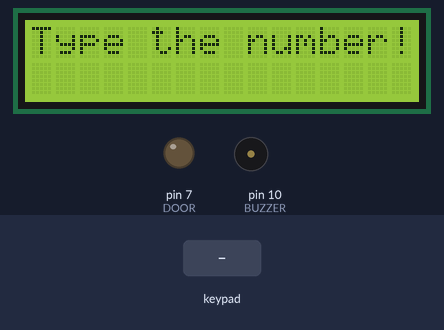
This sketch was run on a simulated Arduino Mega 2560, built with avr-gcc and run on an emulated ATmega2560. Shown: 16×2 character LCD, output pins drawn as LEDs (lit = HIGH), buzzer (waves = sounding). The test bench sets the inputs (shaded band).

Above: at 3.9 s.
4.0 s: keypad keys 0 0 0 0 * pressed 0.4 s apart
At 7.2 s:
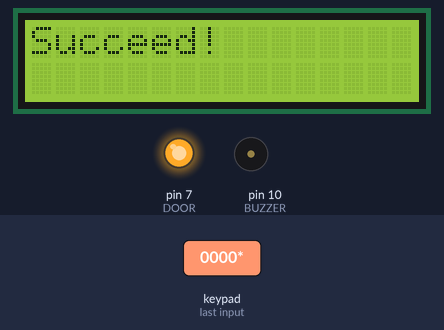
7.5 s: key '*' pressed
At 10.3 s:
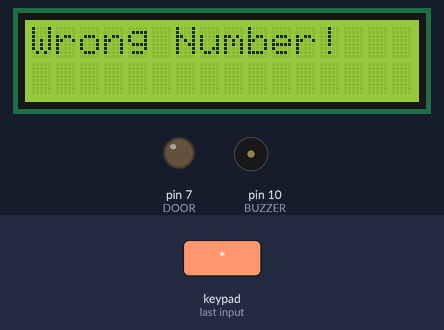
10.5 s: key 'R' pressed
At 11.9 s:
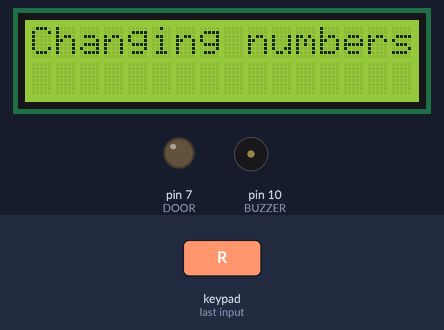
12.6 s: keypad keys 0 0 0 0 # pressed 0.4 s apart
At 15.4 s:
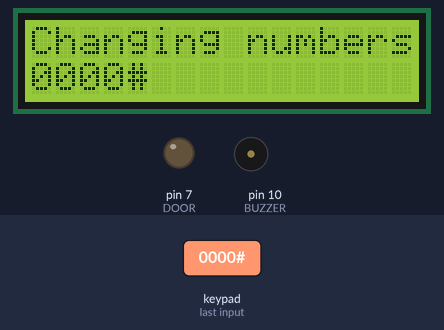
16.1 s: key 'C' pressed
At 16.9 s:
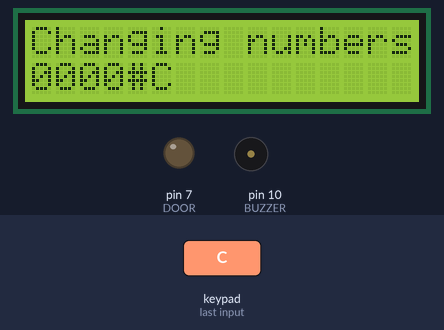
17.7 s: keypad keys 2 4 2 5 2 6 2 7 # pressed 0.4 s apart
At 21.7 s:
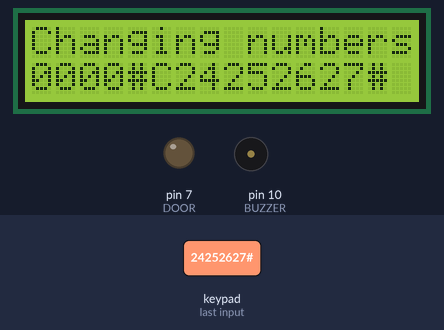
Timing chart, 0 to 23.2 s (numbered marks = the images above; inputs shaded):
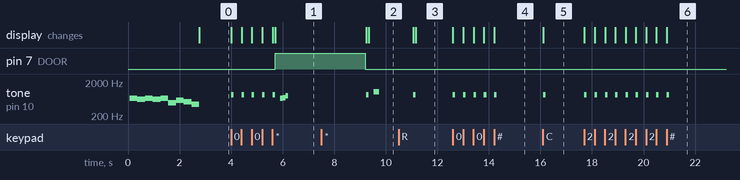

The sketch:

DoorLock.ino
```cpp
#include <Key.h>
#include <Keypad.h>
#include <LiquidCrystal.h>

#define ROWS 4
#define COLS 4
#define DOOR 7
#define BUZZER 10

int melody[] = {659,622,659,622,659,494,587,523,440}; //실행 시 엘리제를 위하여 멜로디
int op[] = {659,698,784}; // 올바른 비밀전호를 입력했을 떄의 음.

char number[4] = {'0','0','0','0'}; //초기 비밀번호를 전역변수로 설정.
char keys[ROWS][COLS] = {
  {'1','2','3','R'},
  {'4','5','6','C'},
  {'7','8','9','N'},
  {'*','0','#','N'}
}; //키패드 배치 설정

byte rowPins[ROWS] = {24,25,26,27};
byte colPins[COLS] = {23,22,29,28};

Keypad kdp = Keypad( makeKeymap(keys),rowPins,colPins,ROWS,COLS); //키패드 초기설정
LiquidCrystal lcd(12,11,2,3,4,5); // LCD 초기설정

int type_number(char ans[]); //비밀번호 입력 함수
int det_nums(char ans[],char nums[],int count); // 비밀번호 판단 함수
int setting(char nums[]); // 비밀번호 변경 함수

void setup() {
  int i;
  lcd.begin(16,2);
  lcd.clear();
  pinMode(DOOR,OUTPUT);
  for(i=0;i<9;i++){
    tone(BUZZER,melody[i],500); //실행 시 멜로디 연주 한 번 해줌
    delay(300);
    noTone(BUZZER);
  }
}

void loop() {
  int i;
  char answer[5]; //내가 입력한 비밀번호
  int define,count;

  define = type_number(answer); //비밀번호 입력 시 리셋 버튼을 눌렀는지 안 눌렀는지 판단.

  if(define == 1){//리셋 버튼 눌렀다면, 비밀번호 설정 모드로 돌입.
    count = setting(number);
  }

  else{ //리셋 버튼이 아니라, 비밀번호를 입력했다면 이를 비교 후 문을 열거나 닫음.
  if(det_nums(answer,number,count) == 1){
    lcd.clear();
    lcd.print("Succeed!");
    digitalWrite(DOOR,HIGH);
    delay(200);
    for(i=0;i<3;i++){
      tone(BUZZER,op[i],100);
      delay(100);
      noTone(BUZZER);
    }
    delay(3000);
    digitalWrite(DOOR,LOW); // 성공시 문을 열고 succeed! 출력
  }

  else{ // 실패시 틀렸다는 문구와 함께 틀렸다는 음 출력
    lcd.clear();
    lcd.print("Wrong Number!");
    delay(200);
    tone(BUZZER,1047,200);
    delay(1000);
    noTone(BUZZER);
    delay(500);
  }
  }

}

//입력 함수. 리셋 키를 누르면 1을 출력 , 그 외에 버튼을 누르고 *키를 누르면 비밀번호를 바꾸며 0을 출
int type_number(char answer[]){
  int count = 0;
  lcd.clear();

  lcd.print("Type the number!");
  lcd.setCursor(0,1);

  while(count != 100){
    char key = kdp.getKey();
    if(key){
      if(key == 'R'){
        tone(BUZZER,831,100);
        delay(100);
        noTone(BUZZER);
        return 1;
        }
        else{
          lcd.print(key);
          tone(BUZZER,831,100);
          delay(100);
          noTone(BUZZER);
          answer[count] = key;
          count++;
          if(key == '*'){

            return 0;
          }
          }
    }
  }

  return 0;
}

//입력 함수. 리셋 키를 누르면 1을 출력 , 그 외에 버튼을 누르고 *키를 누르면 비밀번호를 바꾸며 0을 출력
int det_nums(char ans[],char nums[],int count){
  int i;
  for(i=0;i<4;i++){
    if(ans[i] != nums[i]){
      return 0;
    }
  }
  return 1;
}

//비밀번호 재설정 함수. *을 누를 때까지 숫자를 계속 입력할 수 있다.
int setting(char nums[]){
  int count = 0;
  lcd.clear();
  lcd.print("Changing numbers");
  lcd.setCursor(0,1);
  for(;;){
    char key = kdp.getKey();
    if(key){
      if(key == '*'){
        tone(BUZZER,831,100);
        delay(100);
        noTone(BUZZER);
        return count;
      }
      else{
        lcd.print(key);
        tone(BUZZER,831,100);
        delay(100);
        noTone(BUZZER);
        nums[count] = key;
        count++;
      }
    }
  }
}
```

Measured:
- after the input at 4.0 s, pin 7 (DOOR): LOW → HIGH after 1.7 s; tone on pin 10 (BUZZER): plays 831 Hz for 0.10 s, 831 Hz for 0.10 s, 831 Hz for 0.10 s, 831 Hz for 0.10 s, 831 Hz for 0.10 s, 659 Hz for 0.10 s … (8 notes in this stretch), starting at once; the display: first changes at once (image 1 shows a later state)
- after the input at 7.5 s, tone on pin 10 (BUZZER): silent → 831 Hz after 1.7 s, → silent 0.10 s later, → 1047 Hz 0.20 s later, → silent 0.20 s later; the display: first changes after 1.7 s (image 2 shows a later state)
- after the input at 10.5 s, tone on pin 10 (BUZZER): silent → 831 Hz after 0.57 s, → silent 0.10 s later; the display: first differs from a run without the input after 0.67 s (image 3)
- after the input at 12.6 s, tone on pin 10 (BUZZER): alternates 831 Hz for 0.10 s and silent for 0.30 s, 10 changes in all, then stays silent, starting at once; the display: first changes at once (image 4 shows a later state)
- after the input at 16.1 s, tone on pin 10 (BUZZER): silent → 831 Hz at once, → silent 0.10 s later; the display: changes at once (image 5)
- after the input at 17.7 s, tone on pin 10 (BUZZER): alternates 831 Hz for 0.10 s and silent for 0.30 s, 18 changes in all, then stays silent, starting at once; the display: first changes at once (image 6 shows a later state)
